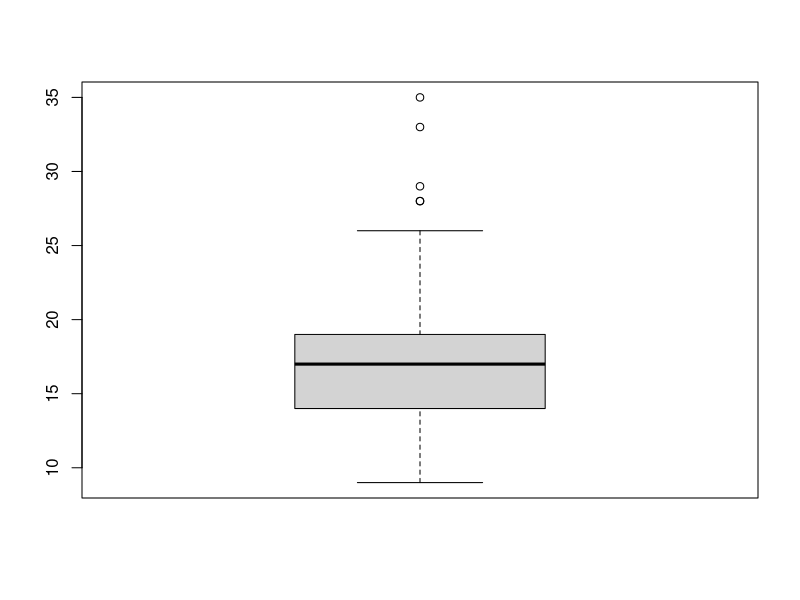
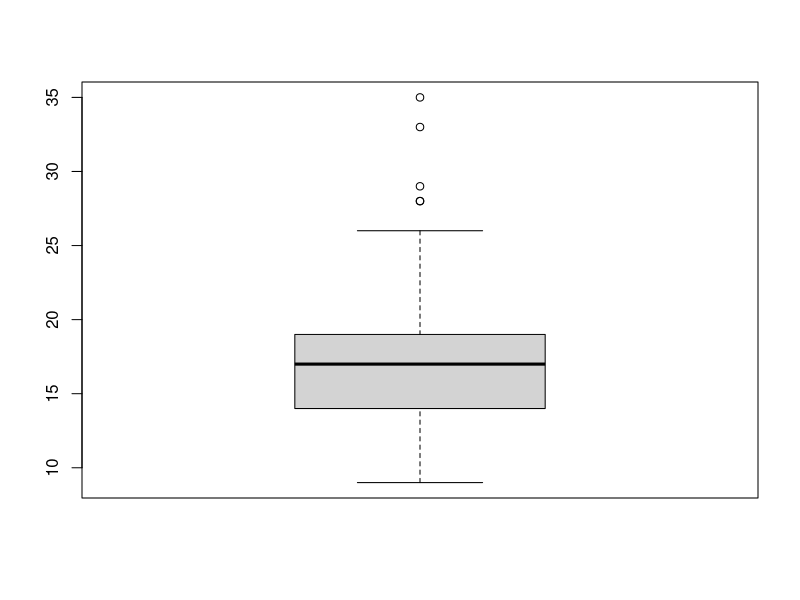
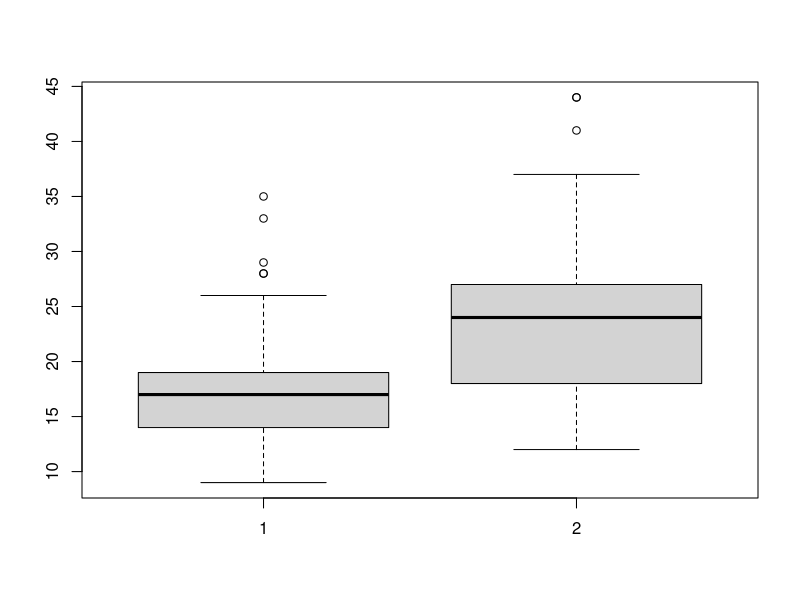
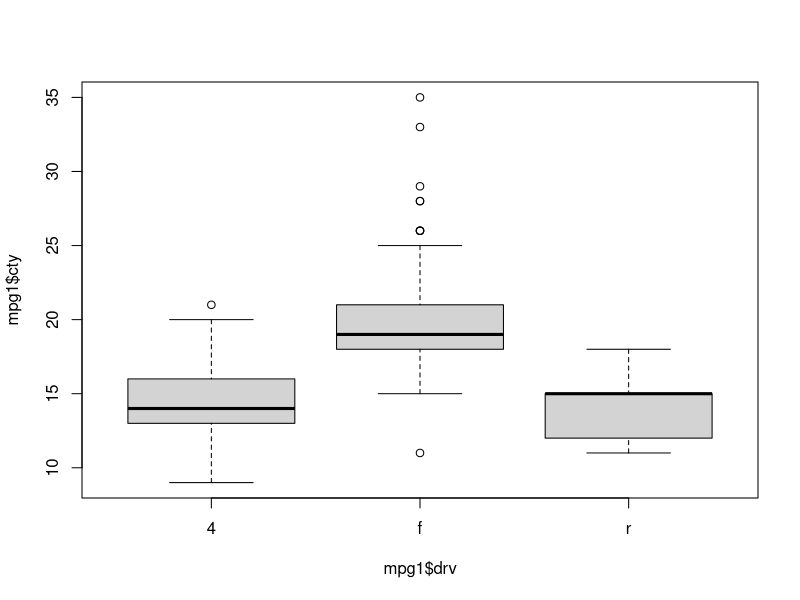
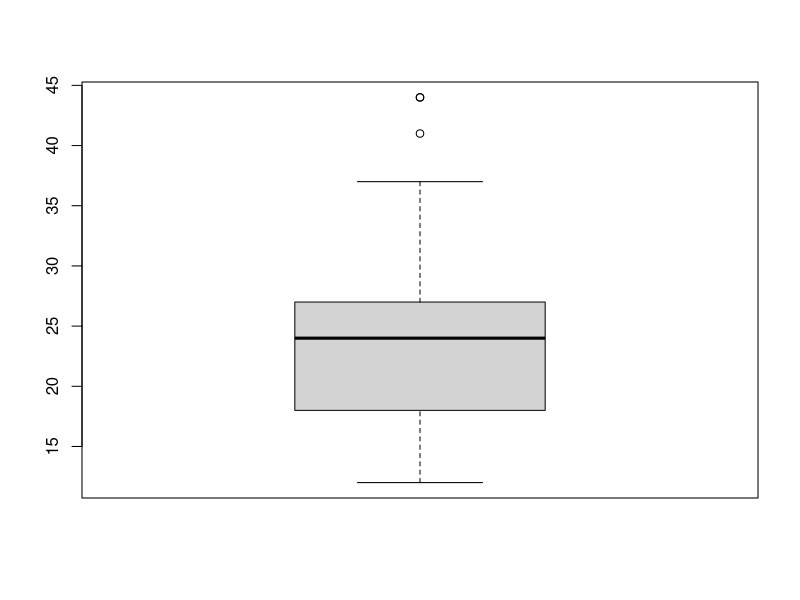
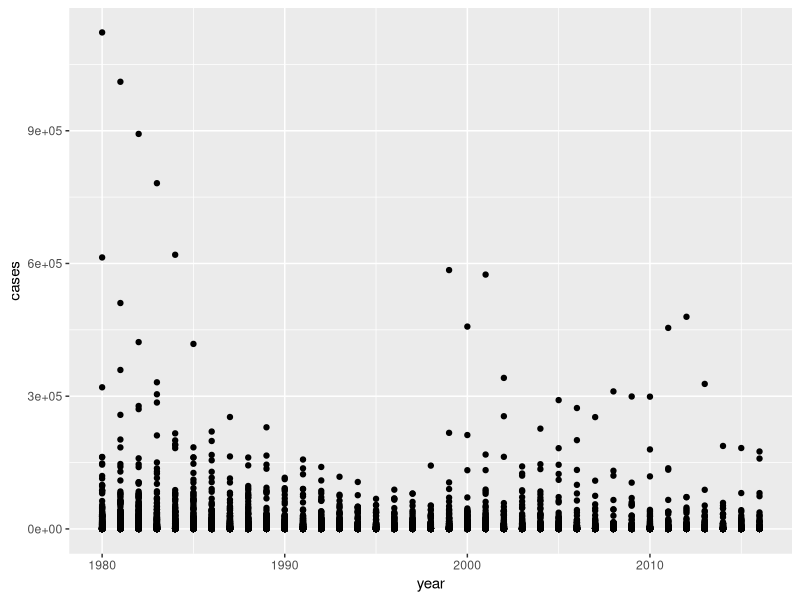
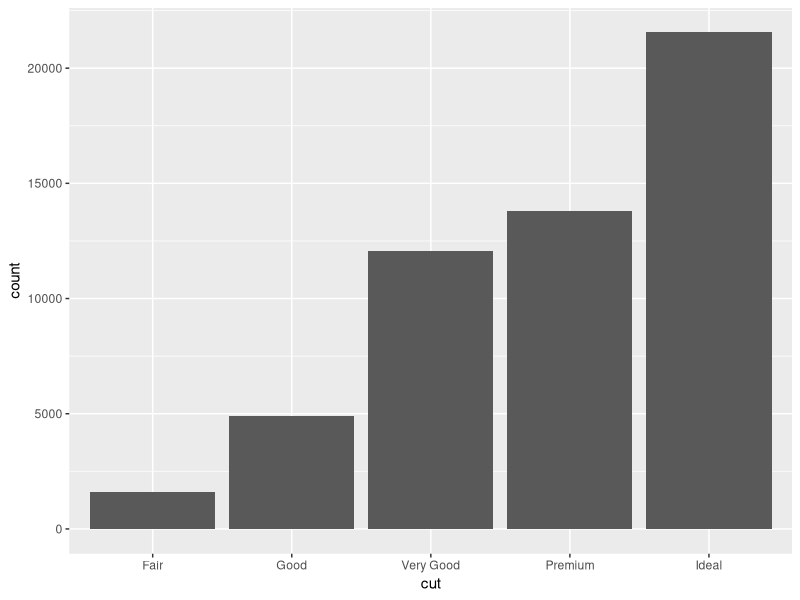
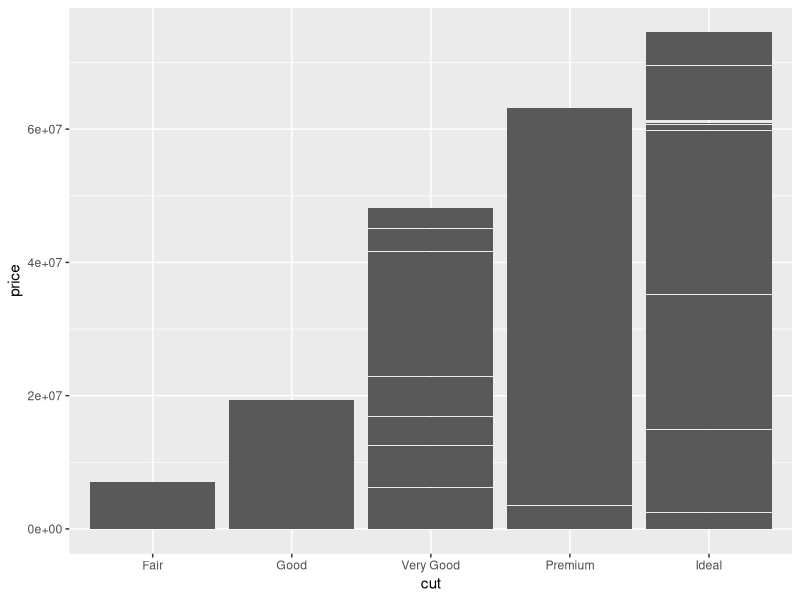

Reproduce these figures in R, in order.
## ---- chunk 1
knitr::opts_chunk$set(echo = TRUE)
## ---- chunk 2
library(ggplot2)
library(dplyr)
exam_na <- read.csv("exam_na.csv")
str(exam_na)
## ---- chunk 3
is.na(exam_na)
## ---- chunk 4
table(is.na(exam_na)) 
table(is.na(exam_na$korean))
summary(is.na(exam_na))  
## ---- chunk 5
mean(exam_na$korean)
mean(exam_na$korean, na.rm = T)
## ---- chunk 6
na.omit(exam_na)
## ---- chunk 7
exam_na %>% filter(!is.na(korean)) # ! = 부정문
## ---- chunk 8
mpg1_out <- read.csv("mpg1_out.csv")
## ---- chunk 9
table(mpg1_out$trans)
## ---- chunk 10
mpg1_out$trans <- ifelse(mpg1_out$trans ==3, NA,
                         mpg1_out$trans)
table(is.na(mpg1_out$trans))
## ---- chunk 11
mpg1 <- read.csv("mpg1.csv")
boxplot(mpg1$cty)
boxplot(mpg1$cty)$stats          # 1개 변수의 통계값
boxplot(mpg1$cty, mpg1$hwy)$stats# 복수변수의 통계값
boxplot(mpg1$cty~mpg1$drv)$stats # 변수의의 범주별 통계값
## ---- chunk 12
mpg1$cty <- ifelse(mpg1$cty>26|mpg1$cty<9, NA, mpg1$cty)
table(is.na(mpg1$cty))
mean(mpg1$cty, na.rm=T)
## ---- chunk 13
boxplot(mpg1$hwy)$stats
mpg1$hwy <- ifelse(mpg1$hwy<12|mpg1$hwy>37, NA, mpg1$hwy)
mpg1 %>%
  filter(!is.na(hwy)) %>%
  group_by(trans) %>%
  summarise(m=mean(mpg1$hwy))
## ---- chunk 14
library(readxl)
library(ggplot2)
who_disease <- read_xlsx("who_disease.xlsx")
## ---- chunk 15
ggplot(who_disease, aes(x = year, y = cases)) + 
  geom_point()
## ---- chunk 16
ggplot(diamonds, aes(x=cut)) + geom_bar()
## ---- chunk 17
table(diamonds$cut)

ggplot(diamonds, aes(x=cut, y=price)) + 
  geom_bar(stat = "identity")
## ---- chunk 18
cut_price <- diamonds %>%
  group_by(cut) %>%
  summarise(mean_price=mean(price)) 
# cut의 범주별 평균가격 구하기
ggplot(data=cut_price, aes(x=cut, y=mean_price)) +
  geom_col()
## ---- chunk 19
library(dplyr)
data2 <- who_disease %>%
  filter(region == 'AMR',
         year == 1980,
         disease == 'pertussis',
         cases>0)
ggplot(data2, aes(x= cases)) +
  geom_histogram(fill = "654321")
## ---- chunk 20
ggplot(data = diamonds, aes(x=carat, 
                            y=price,
                            col = cut)) + 
  geom_point()
## ---- chunk 21
ggplot(diamonds, aes(x=color,
                     fill=cut)) +
  geom_bar(position = "dodge") 
## ---- chunk 22
leisur <- read.csv("leisure.csv")
ggplot(data= leisur, aes(x=age, 
                         y=expense,
                         col=sex)) + 
  geom_line()
## ---- chunk 23
mpg1 <- read.csv("mpg1.csv", stringsAsFactors = FALSE)
# 데이터가공
drv_hwy <- mpg1 %>%
  group_by(drv) %>%
  summarise(mean_hwy=mean(hwy))
## ---- chunk 24
ggplot(data=drv_hwy, aes(x=drv, 
                         y=mean_hwy)) +
  geom_col()
## ---- chunk 25
ggplot(data=drv_hwy, aes(x=reorder(drv, mean_hwy), 
                         y=mean_hwy)) +
  geom_col()
## ---- chunk 26
ggplot(data=drv_hwy, aes(x=reorder(drv, -mean_hwy), 
                         y=mean_hwy)) +
  geom_col()
## ---- chunk 27
ggplot(data=drv_hwy, aes(x=reorder(drv, -mean_hwy), 
                         y=mean_hwy)) +
  geom_col() + 
  labs(
    title = "제목",
    subtitle = "부제목",
    x="x축",
    y="y축",
    caption = "출처"
  )
